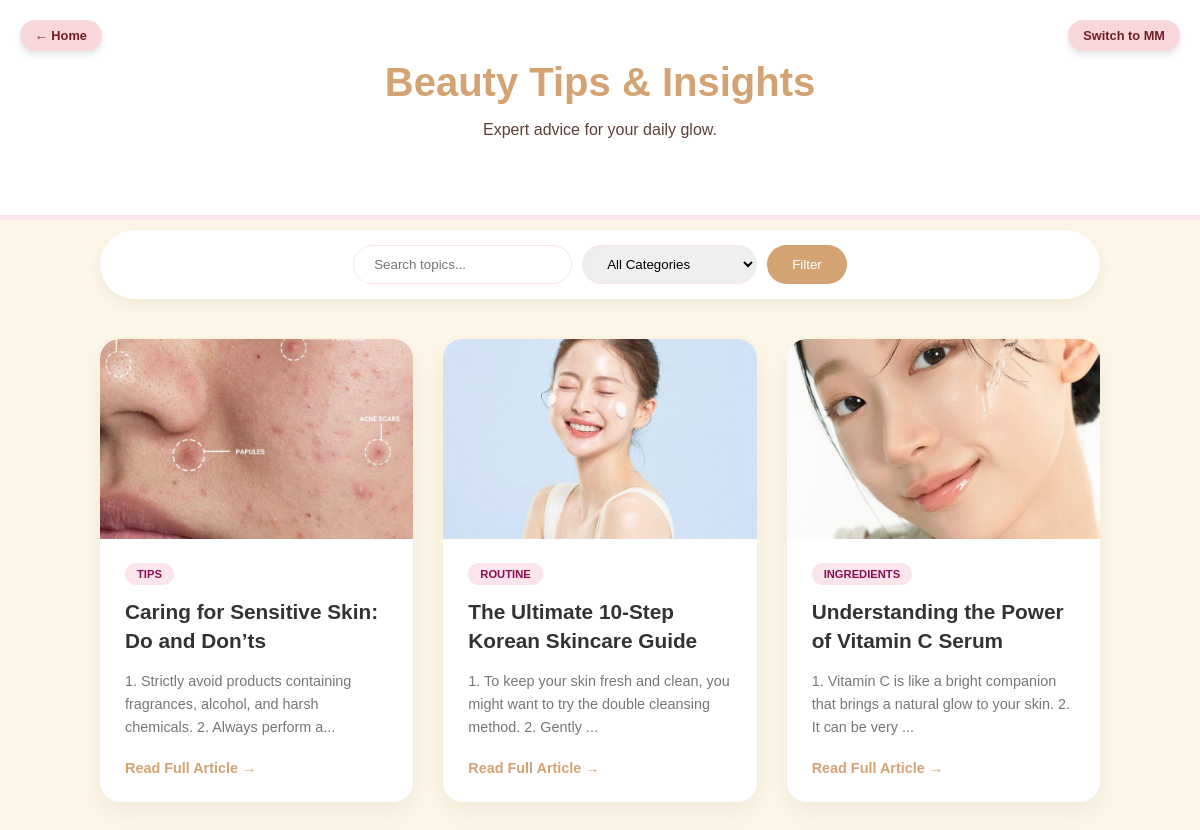
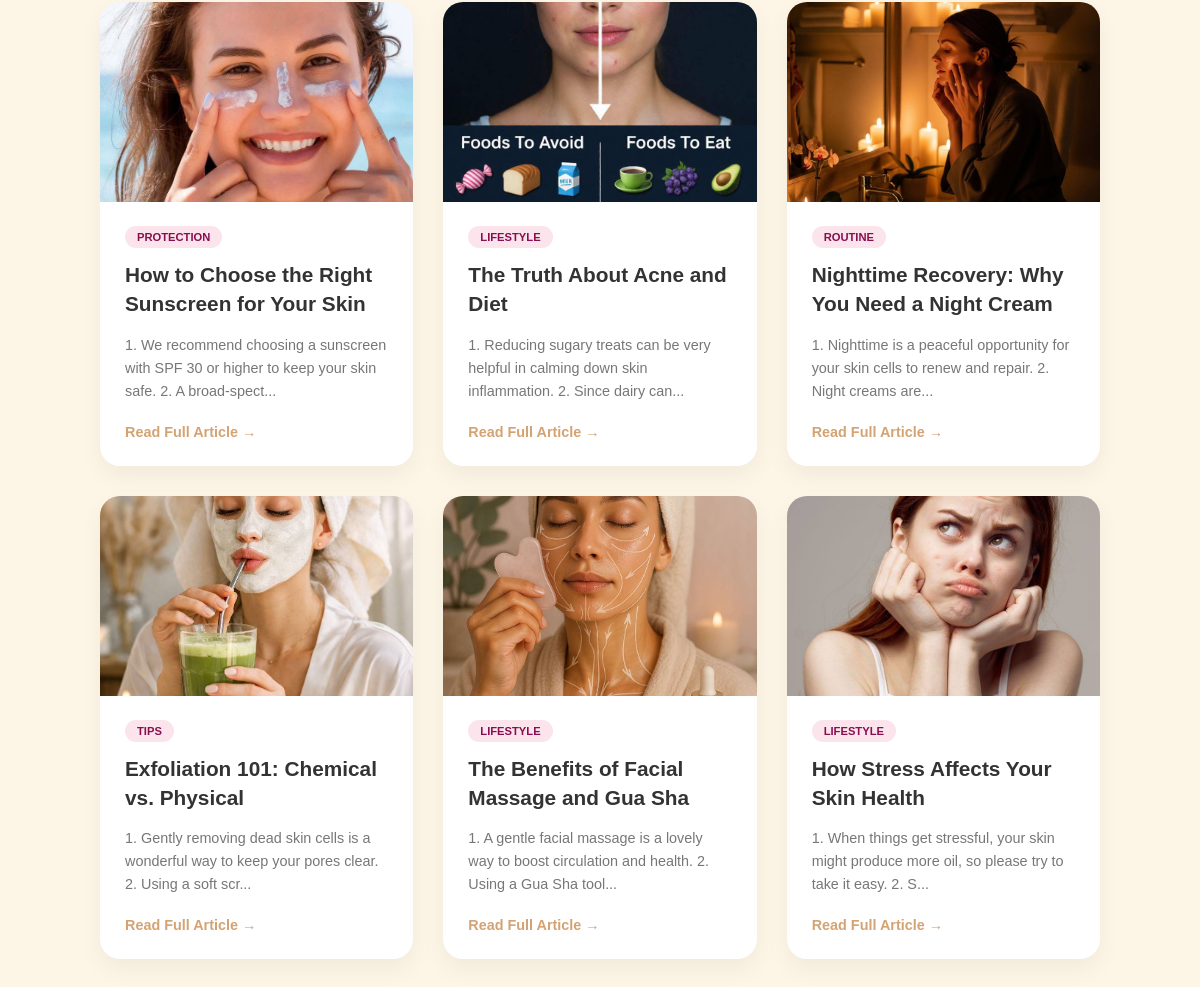
/blogs.php, run on the app's committed database (2 pictures, top to bottom).
### tables this page shows
CREATE TABLE `blogs` (
  `id` int(11) NOT NULL,
  `title_en` varchar(255) NOT NULL,
  `title_mm` varchar(255) NOT NULL,
  `content_en` text NOT NULL,
  `content_mm` text NOT NULL,
  `image_url` varchar(255) DEFAULT NULL,
  `category` varchar(50) DEFAULT NULL,
  `created_at` timestamp NOT NULL DEFAULT current_timestamp()
);

### blogs.php (the view, shortened to what this page needs)
<?php
include 'db_connect.php';
$lang = $_SESSION['lang'] ?? 'en';
$search = isset($_GET['search']) ? mysqli_real_escape_string($conn, $_GET['search']) : '';
$sql = "SELECT * FROM blogs WHERE 1=1";
$sql .= " ORDER BY created_at DESC";
$result = $conn->query($sql);
?>
<!DOCTYPE html>
<html lang="en">
<head>
</head>
<body>
<a href="home.php" class="home-link">
    <?= $lang == 'en' ? '← Home' : '← ပင်မစာမျက်နှာ' ?>
</a>
<a href="?lang=<?= $lang == 'en' ? 'mm' : 'en' ?>" class="lang-link">
    <?= $lang == 'en' ? 'Switch to MM' : 'Switch to ENG' ?>
</a>
<div class="header">
    <h1><?= $lang == 'en' ? 'Beauty Tips & Insights' : 'အလှအပနှင့် အသားအရေဆိုင်ရာ ဆောင်းပါးများ' ?></h1>
    <p><?= $lang == 'en' ? 'Expert advice for your daily glow.' : 'သင့်အသားအရေအတွက် ကျွမ်းကျင်သူများ၏ အကြံပြုချက်များ' ?></p>
</div>
<div class="filter-container">
    <form action="blogs.php" method="GET" class="search-form">
        <input type="text" name="search" placeholder="<?= $lang == 'en' ? 'Search topics...' : 'ခေါင်းစဉ်ဖြင့်ရှာရန်...' ?>"
               value="<?= htmlspecialchars($search) ?>">
        <select name="category">
            <option value=""><?= $lang == 'en' ? 'All Categories' : 'ကဏ္ဍအားလုံး' ?></option>
        </select>
        <button type="submit"><?= $lang == 'en' ? 'Filter' : 'ရှာဖွေမည်' ?></button>
    </form>
</div>
<div class="blog-container">
    <?php if ($result->num_rows > 0): ?>
        <?php while($row = $result->fetch_assoc()): ?>
        <div class="blog-card">
            <img src="images/<?= $row['image_url'] ?>" class="blog-img" alt="Blog Image">
            <div class="blog-content">
                <span class="category-tag"><?= $row['category'] ?></span>
                <h2 class="blog-title"><?= $lang == 'en' ? $row['title_en'] : $row['title_mm'] ?></h2>
                <p class="blog-excerpt">
                    <?= $lang == 'en' ? substr($row['content_en'], 0, 100) : mb_substr($row['content_mm'], 0, 100) ?>...
                </p>
                <a href="blog_detail.php?id=<?= $row['id'] ?>&lang=<?= $lang ?>" class="read-more">
                    <?= $lang == 'en' ? 'Read Full Article →' : 'အပြည့်အစုံဖတ်ရန် →' ?>
                </a>
            </div>
        </div>
        <?php endwhile; ?>
    <?php else: ?>
        <p style="text-align:center; grid-column: 1/-1; padding: 50px;">
            <?= $lang == 'en' ? 'No blog posts found.' : 'ရှာဖွေမှုမရှိပါ။' ?>
        </p>
    <?php endif; ?>
</div>
</body>
</html>

### blogs.php (style rules this page uses)
:root { --beige: #fdf5e6; --pink: #fce4ec; --gold: #d4a373; --text: #5d4037; --main-pink: #ff85a2; }
body { background: var(--beige); font-family: 'Pyidaungsu', sans-serif; margin: 0; color: var(--text); }
.home-link { position: fixed; top: 20px; left: 20px; text-decoration: none; color: #721c24; background: #f8d7da; padding: 8px 15px; border-radius: 20px; font-weight: bold; font-size: 0.8rem; z-index: 1000; box-shadow: 0 4px 6px rgba(0,0,0,0.1); transition: 0.3s; }
.lang-link { position: fixed; top: 20px; right: 20px; text-decoration: none; color: #721c24; background: #f8d7da; padding: 8px 15px; border-radius: 20px; font-weight: bold; font-size: 0.8rem; z-index: 1000; box-shadow: 0 4px 6px rgba(0,0,0,0.1); transition: 0.3s; }
.header { text-align: center; padding: 60px 20px; background: white; margin-bottom: 40px; border-bottom: 5px solid var(--pink); }
.header h1 { margin: 0; color: var(--gold); font-size: 2.5rem; }
.filter-container { max-width: 1000px; margin: -30px auto 40px; text-align: center; padding: 0 20px; }
.search-form { display: flex; gap: 10px; justify-content: center; background: white; padding: 15px; border-radius: 50px; box-shadow: 0 5px 15px rgba(0,0,0,0.05); }
.search-form input, .search-form select { padding: 10px 20px; border: 1px solid var(--pink); border-radius: 25px; outline: none; }
.search-form button { background: var(--gold); color: white; border: none; padding: 10px 25px; border-radius: 25px; cursor: pointer; transition: 0.3s; }
.blog-container { max-width: 1000px; margin: 0 auto; display: grid; grid-template-columns: repeat(auto-fit, minmax(300px, 1fr)); gap: 30px; padding: 0 20px 50px; }
.blog-card { background: white; border-radius: 20px; overflow: hidden; box-shadow: 0 10px 25px rgba(0,0,0,0.05); transition: 0.3s; display: flex; flex-direction: column; }
.blog-img { width: 100%; height: 200px; object-fit: cover; background: #eee; }
.blog-content { padding: 25px; flex-grow: 1; }
.category-tag { font-size: 0.7rem; background: var(--pink); color: #880e4f; padding: 5px 12px; border-radius: 50px; text-transform: uppercase; font-weight: bold; }
.blog-title { margin: 15px 0; font-size: 1.3rem; color: #333; line-height: 1.4; }
.blog-excerpt { font-size: 0.9rem; color: #777; margin-bottom: 20px; line-height: 1.6; }
.read-more { text-decoration: none; color: var(--gold); font-weight: bold; font-size: 0.9rem; }

### data on the page
blogs: image_url (picture), category "TIPS", title_en "Caring for Sensitive Skin: Do and Don’ts", content_en "1. Strictly avoid products containing fragrances, alcohol, and harsh chemicals. 2. Always perform a"
blogs: image_url (picture), category "ROUTINE", title_en "The Ultimate 10-Step Korean Skincare Guide", content_en "1. To keep your skin fresh and clean, you might want to try the double cleansing method. 2. Gently"
blogs: image_url (picture), category "INGREDIENTS", title_en "Understanding the Power of Vitamin C Serum", content_en "1. Vitamin C is like a bright companion that brings a natural glow to your skin. 2. It can be very"
blogs: image_url (picture), category "PROTECTION", title_en "How to Choose the Right Sunscreen for Your Skin", content_en "1. We recommend choosing a sunscreen with SPF 30 or higher to keep your skin safe. 2. A broad-spect"
blogs: image_url (picture), category "LIFESTYLE", title_en "The Truth About Acne and Diet", content_en "1. Reducing sugary treats can be very helpful in calming down skin inflammation. 2. Since dairy can"
blogs: image_url (picture), category "ROUTINE", title_en "Nighttime Recovery: Why You Need a Night Cream", content_en "1. Nighttime is a peaceful opportunity for your skin cells to renew and repair. 2. Night creams are"
blogs: image_url (picture), category "TIPS", title_en "Exfoliation 101: Chemical vs. Physical", content_en "1. Gently removing dead skin cells is a wonderful way to keep your pores clear. 2. Using a soft scr"
blogs: image_url (picture), category "LIFESTYLE", title_en "The Benefits of Facial Massage and Gua Sha", content_en "1. A gentle facial massage is a lovely way to boost circulation and health. 2. Using a Gua Sha tool"
blogs: image_url (picture), category "LIFESTYLE", title_en "How Stress Affects Your Skin Health", content_en "1. When things get stressful, your skin might produce more oil, so please try to take it easy. 2. S"
